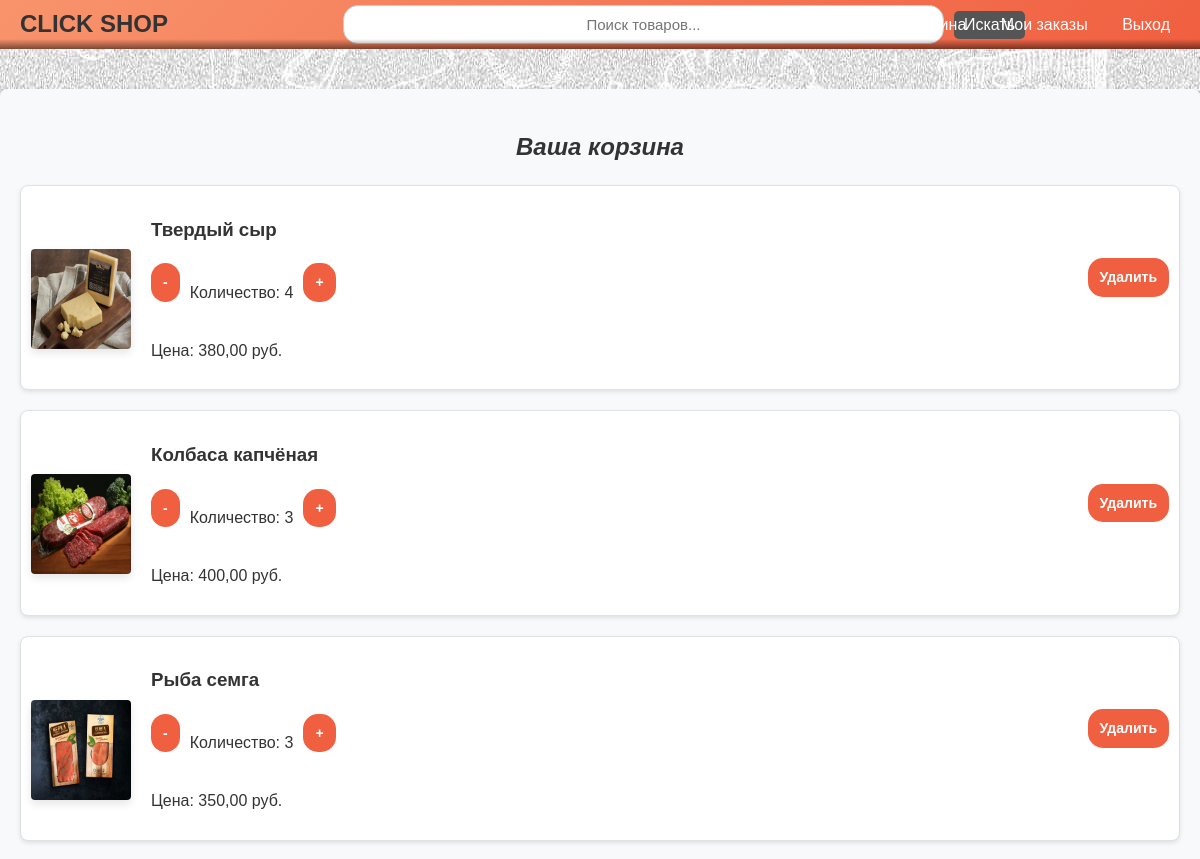
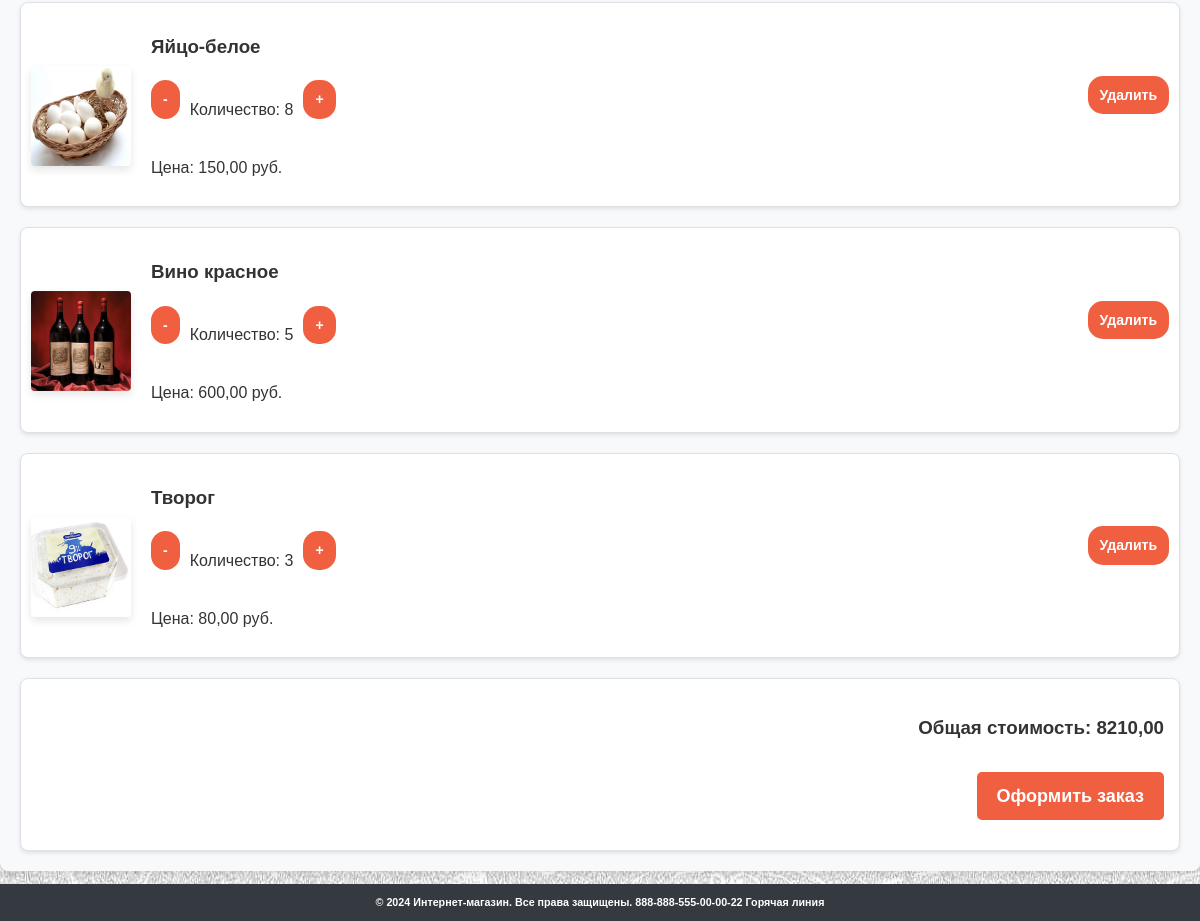
Before: /orders/cart/ (signed in) with the older database file (2 pictures, top to bottom).
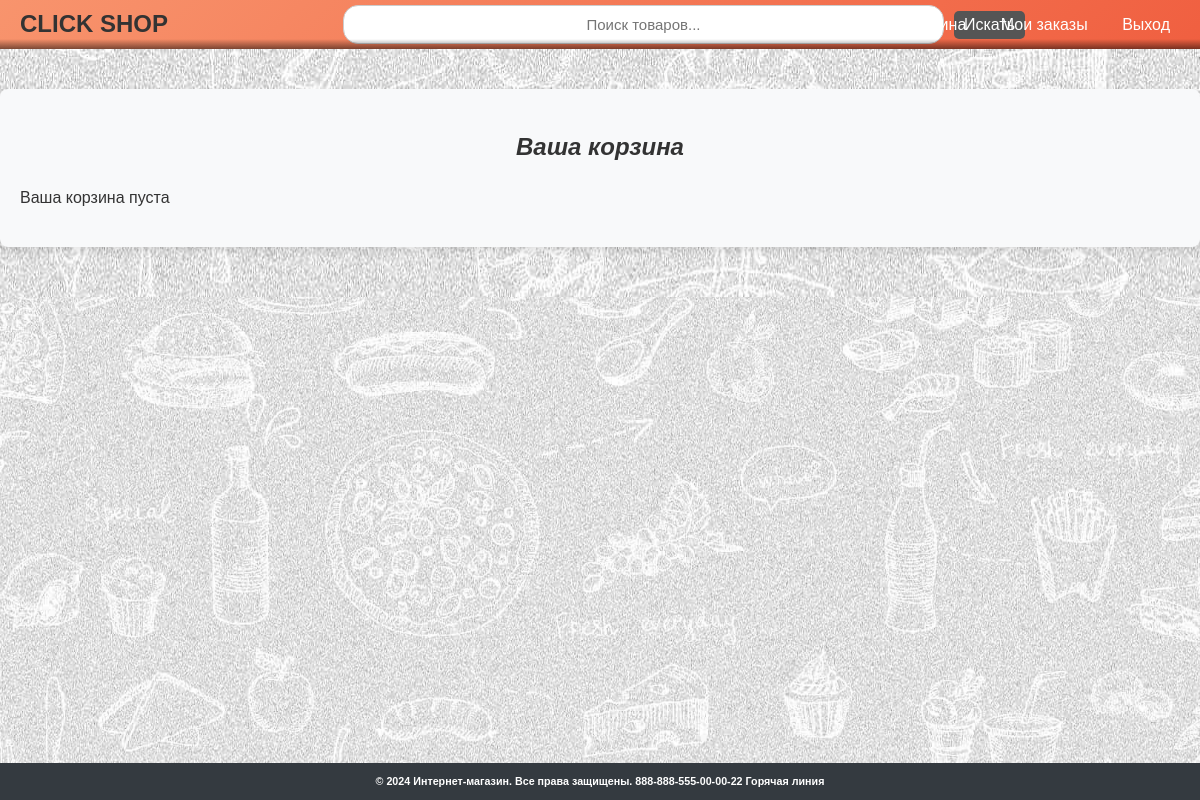
After: the same page with the newer database file.
### orders/models.py (models this page shows, shortened)
class CartItem(models.Model):
    cart = models.ForeignKey(Cart, related_name='items', on_delete=models.CASCADE)
    product = models.ForeignKey(Product, on_delete=models.CASCADE)
    quantity = models.PositiveIntegerField(default=1)

class Cart(models.Model):
    user = models.OneToOneField(settings.AUTH_USER_MODEL, on_delete=models.CASCADE)
    created = models.DateTimeField(auto_now_add=True)
    updated = models.DateTimeField(auto_now=True)

### products/models.py (models this page shows, shortened)
class Product(models.Model):
    category = models.ForeignKey(Category, related_name='products', on_delete=models.CASCADE)
    name = models.CharField(max_length=255)
    slug = models.SlugField(unique=True, blank=True)
    description = models.TextField()
    price = models.DecimalField(max_digits=10, decimal_places=2)
    stock = models.PositiveIntegerField()
    available = models.BooleanField(default=True)
    created = models.DateTimeField(auto_now_add=True)
    updated = models.DateTimeField(auto_now=True)

class ProductImage(models.Model):
    product = models.ForeignKey(Product, related_name='images', on_delete=models.CASCADE)
    image = models.ImageField(upload_to='products/')

### orders/views.py (the view)
# urls.py: path('cart/', views.cart, name='cart'),
@login_required
def cart(request):
    cart = Cart.objects.filter(user=request.user).first()
    total_cost = sum(item.product.price * item.quantity for item in cart.items.all()) if cart else 0
    return render(request, 'orders/cart.html', {'cart': cart, 'total_cost': total_cost})

### orders/templatetags/cart_tags.py (called while the page is built)
@register.filter
def cart_total(cart):
    return sum(item.product.price * item.quantity for item in cart.items.all())

### orders/templates/orders/cart.html (shortened to what this page needs)
{% extends "accounts/base.html" %}
{% load static %}
{% load cart_tags %}
{% block content %}
<div class="cart-container">
    <h2 class="text-center mb-4">Ваша корзина</h2>
    {% if cart and cart.items.exists %}
        <div class="cart-items">
            {% for item in cart.items.all %}
                <div class="cart-item" id="cart-item-{{ item.id }}">
                    <div class="cart-item-image">
                        {% if item.product.images.first %}
                            <img src="{{ item.product.images.first.image.url }}" alt="{{ item.product.name }}">
                        {% else %}
                            <img src="{% static 'default-image.jpg' %}" alt="{{ item.product.name }}">
                        {% endif %}
                    </div>
                    <div class="cart-item-details">
                        <h3>{{ item.product.name }}</h3>
                        <div class="quantity-controls">
                            <a href="#" class="button decrease-quantity" data-item-id="{{ item.id }}">-</a>
                            <span id="quantity-{{ item.id }}">Количество: {{ item.quantity }}</span>
                            <a href="#" class="button increase-quantity" data-item-id="{{ item.id }}">+</a>
                        </div>
                        <p>Цена: {{ item.product.price }} руб.</p>
                    </div>
                    <a href="#" class="button remove-item" data-item-id="{{ item.id }}">Удалить</a>
                </div>
            {% endfor %}
        </div>
        <div class="cart-total">
            <h3>Общая стоимость: <span id="cart-total">{{ cart|cart_total }}</span></h3>
            <a href="{% url 'checkout' %}" class="button">Оформить заказ</a>
        </div>
    {% else %}
        <p class="text-center">Ваша корзина пуста</p>
    {% endif %}
</div>
{% endblock %}

### templates/accounts/base.html (shortened to what this page needs)
<!DOCTYPE html>
{% load static %}
<html lang="en">
<head>
    <link rel="stylesheet" type="text/css" href="{% static 'css/style.css' %}">
</head>
<body>
    <header>
        <div class="header-content">
            <h1 class="logo"><a href="{% url 'home' %}">Click Shop</a></h1>
            <div class="search-container">
                <form action="{% url 'search_results' %}" method="get" id="search-form">
                    <input type="text" name="q" id="search-input" placeholder="Поиск товаров...">
                    <button type="submit" id="search-button">Искать</button>
                </form>
            </div>
            <nav>
                <ul>
                    <li><a href="{% url 'home' %}">Главная</a></li>
                    <li><a href="{% url 'cart' %}">Корзина</a></li>
                    {% if user.is_authenticated %}
                        <li><a href="{% url 'order_history' %}">Мои заказы</a></li>
                        <li><a href="{% url 'logout' %}">Выход</a></li>
                    {% else %}
                        <li><a href="{% url 'login' %}">Вход</a></li>
                        <li><a href="{% url 'register' %}">Регистрация</a></li>
                    {% endif %}
                </ul>
            </nav>
        </div>
    </header>
    <div class="container" style="background-image: url('{% static 'products/images/5.jpg' %}');">
        <main>
            {% block content %}
            {% endblock %}
        </main>
    </div>
    <footer>
        <h6 class="text-right">© 2024 Интернет-магазин. Все права защищены. 888-888-555-00-00-22 Горячая линия</h6>
    </footer>
</body>
</html>

### static/css/style.css (style rules this page uses)
body { font-family: Arial, sans-serif; margin: 0; padding: 0; display: flex; flex-direction: column; min-height: 100vh; line-height: 1.6; color: #333; background-color: #e9ecef; background-attachment: fixed; background-image: url('/static/products/images/5.jpg'); background-size: cover; background-position: center; }
header { background: linear-gradient(135deg, #f8946d, #f05f40); color: white; padding: 5px 0; text-align: center; position: relative; }
header .logo { margin: 0; padding: 0 0 0 20px; font-size: 1.5em; font-weight: bold; display: flex; align-items: center; }
header .logo a { text-decoration: none; color: #333; font-size: 24px; font-weight: bold; font-family: 'Arial', sans-serif; text-transform: uppercase; transition: color 0.3s ease; }
header::after { content: ""; position: absolute; bottom: 0; left: 0; width: 100%; height: 10px; background: linear-gradient(to bottom, rgba(255, 255, 255, 0), rgba(0, 0, 0, 0.5)); }
header h1 { margin: 0; font-size: 2.5em; }
nav ul { list-style-type: none; padding: 0; margin: 0; position: absolute; top: 50%; right: 20px; transform: translateY(-50%); }
nav ul li { display: inline; margin-left: 10px; }
nav ul li a { color: white; text-decoration: none; padding: 5px 10px; border-radius: 5px; }
.container .text-center.mb-4 { padding-top: 40px; text-align: center; color: #333; font-family: "Arial", sans-serif; font-size: 24px; font-style: italic; line-height: 1.5; }
.text-right { position: fixed; margin-bottom: auto; bottom: 0; left: 0; width: 100%; background-color: #343a40; color: #ffffff; text-align: center; padding: 10px 0; }
h2 { font-size: 2.5rem; color: #343a40; margin-top: 20px; margin-bottom: 20px; }
.cart-container { padding: 20px; background-color: #f8f9fa; border-radius: 8px; box-shadow: 0 4px 8px rgba(0, 0, 0, 0.1); max-width: 1200px; margin: 0 auto; margin-top: 40px; margin-bottom: 50px; }
.container .text-center.mb-4 { padding-top: 0px; }
#search-form { display: flex; align-items: center; }
#search-input { padding: 5px; border-radius: 5px; border: 1px solid #ccc; margin-right: 10px; }
#search-form button { padding: 5px 10px; border: none; border-radius: 5px; background-color: #555; color: #fff; cursor: pointer; }
.header-content { display: flex; justify-content: space-between; align-items: center; }
#search-form { display: flex; align-items: center; justify-content: center; gap: 10px; width: 100%; }
#search-input { flex-grow: 1; padding: 10px 200px 10px; border: 1px solid #ccc; border-radius: 15px; font-size: 15px; box-sizing: border-box; margin-right: 0px; text-align: center; }
#search-button { padding: 10px 20px; background-color: #4CAF50; color: white; border: none; border-radius: 5px; cursor: pointer; font-size: 16px; }

Changed rows visible on the page:
removed CartItem: product.images.first.image (picture), product.name "Твердый сыр", quantity "4", product.price "380,00"
removed CartItem: product.images.first.image (picture), product.name "Колбаса капчёная", quantity "3", product.price "400,00"
removed CartItem: product.images.first.image (picture), product.name "Рыба семга", quantity "3", product.price "350,00"
removed CartItem: product.images.first.image (picture), product.name "Яйцо-белое", quantity "8", product.price "150,00"
removed CartItem: product.images.first.image (picture), product.name "Вино красное", quantity "5", product.price "600,00"
removed CartItem: product.images.first.image (picture), product.name "Творог", quantity "3", product.price "80,00"
no longer on this page (row unchanged): Cart: id.product_id "8210,00"
Other visible differences:
text no longer shown: "Общая стоимость: Оформить заказ"
text now shown: "Ваша корзина пуста"
